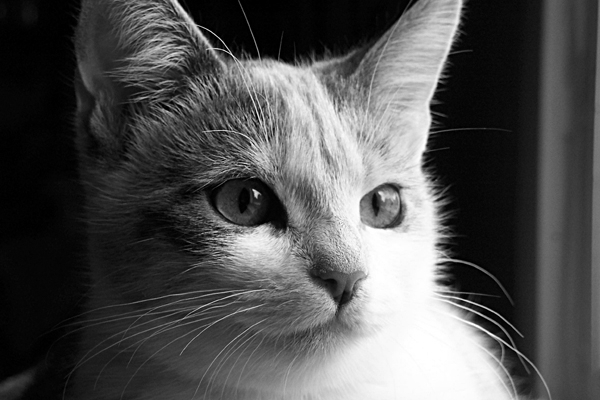
#> input picture examples/images/cat.jpg, 600 x 400 px; its folder holds only this picture in this run
$ python -i Pertemuan3.py   (imports and definitions only)
#> lines starting #> are read from the running program, lines starting #| are printed output that depends on the picture
import tkinter as tk
from tkinter import filedialog
from PIL import Image, ImageTk, ImageOps
import numpy as np
from scipy.ndimage import gaussian_filter, sobel

def apply_gaussian_blur(image_array, sigma=1):
    # Apply Gaussian blur to the image
    return gaussian_filter(image_array, sigma=sigma)


def load_image():
    # Open a file dialog to select an image
    file_path = filedialog.askopenfilename(filetypes=[("Image Files", "*.png;*.jpg;*.jpeg;*.bmp;*.gif")])
#> the answer given: ../examples/images/cat.jpg

    if file_path:
        # Load and resize the selected image
        global image, tk_before, tk_after
        image = Image.open(file_path)
#> image is the input picture: PIL image 600x400 L; min 0, max 255, mean 81.5

        # Convert the image to grayscale
        image = image.convert("L")

        # Add a border to the image
        border_width = 10  # Adjust the border width as needed
        border_color = "black"  # Adjust the border color as needed
        image = ImageOps.expand(image, border=border_width, fill=border_color)
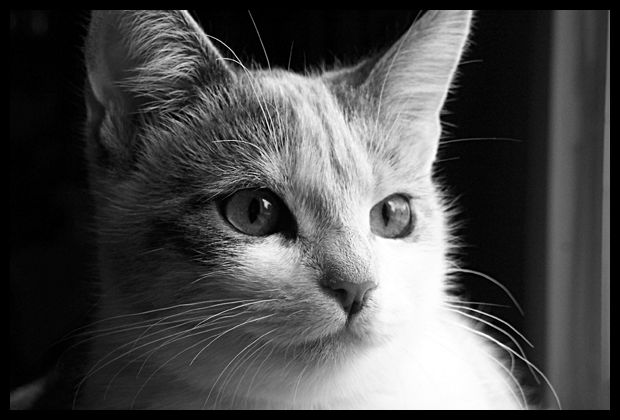
#> image: PIL image 620x420 L; min 0, max 255, mean 75.1

        # Resize the image to fit the canvas while maintaining aspect ratio
        image.thumbnail((canvas_width, canvas_height))
#> image: PIL image 500x339 L

        # Convert the image to a NumPy array
        image_array = apply_gaussian_blur(np.array(image))
#> in apply_gaussian_blur, `return gaussian_filter(image_array, sigma=sigma)`:
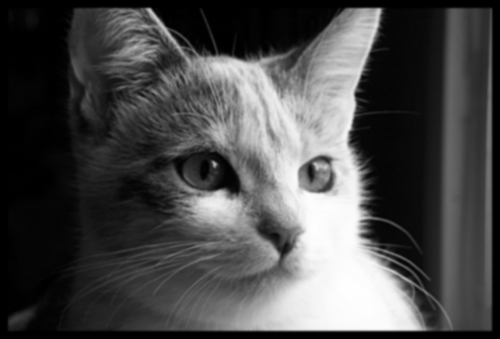
#> returned value: shape (339, 500); min 0, max 254, mean 74.2

        # Apply Sobel filter using the library function
        sobel_x = sobel(image_array, axis=0)
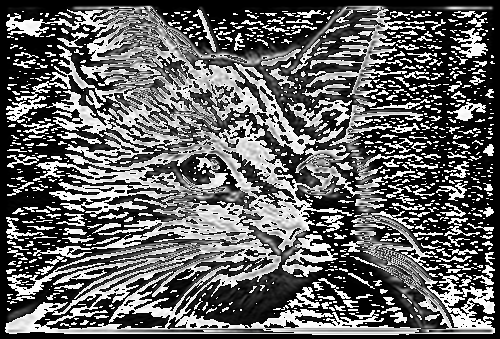
#> sobel_x: shape (339, 500); min 0, max 255, mean 99.5
        sobel_y = sobel(image_array, axis=1)
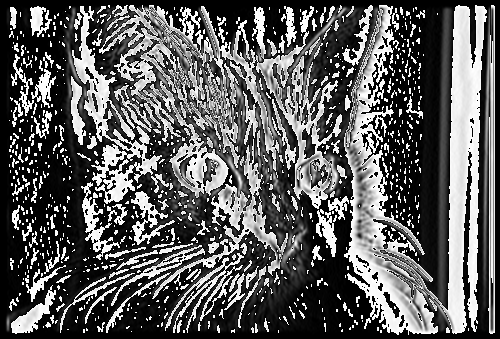
#> sobel_y: shape (339, 500); min 0, max 255, mean 92.3

        # Compute the gradient magnitude
        gradient_magnitude = np.hypot(sobel_x, sobel_y)
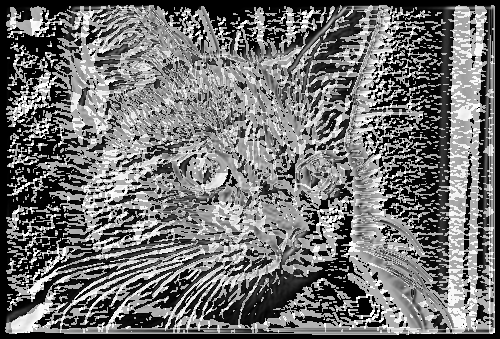
#> gradient_magnitude: shape (339, 500) float16; min 0, max 360.5, mean 160.8; drawn with min black and max white

        # Clip the values in the output array to be within the valid range (0 to 255)
        processed_array = np.clip(gradient_magnitude, 0, 255)
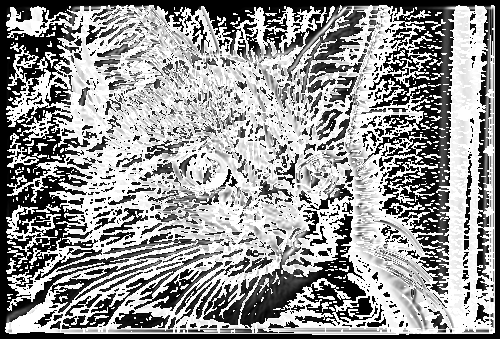
#> processed_array: shape (339, 500) float16; min 0, max 255, mean 148.9

        # Convert the processed array back to an image
        processed_image = Image.fromarray(processed_array.astype(np.uint8))

        # Convert the image to a format Tkinter can use and display it
        tk_before = ImageTk.PhotoImage(image)
        tk_after = ImageTk.PhotoImage(processed_image)

        # Calculate the position to center the image on the canvas
        canvas_center_x = canvas_width // 2
        canvas_center_y = canvas_height // 2
        image_center_x = image.width // 2
#> image_center_x = 250
        image_center_y = image.height // 2
#> image_center_y = 169

        processed_image_center_x = image.width // 2
#> processed_image_center_x = 250
        processed_image_center_y = image.height // 2
#> processed_image_center_y = 169
        x1 = canvas_center_x - image_center_x
#> x1 = 0
        y1 = canvas_center_y - image_center_y
#> y1 = 131
        x2 = canvas_center_x - processed_image_center_x
#> x2 = 0
        y2 = canvas_center_y - processed_image_center_y
#> y2 = 131

#> (the run stopped early here; a loop or call above may not have finished)
